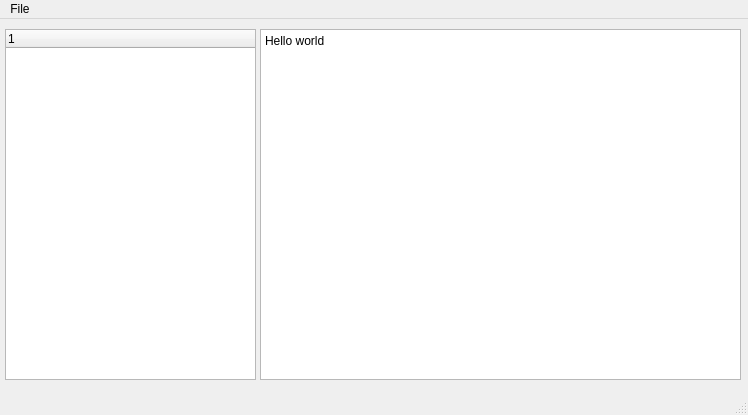
<?xml version="1.0" encoding="UTF-8"?>
<ui version="4.0">
 <class>MainWindow</class>
 <widget class="QMainWindow" name="MainWindow">
  <property name="geometry">
   <rect>
    <x>0</x>
    <y>0</y>
    <width>748</width>
    <height>415</height>
   </rect>
  </property>
  <property name="windowTitle">
   <string>Docs Editor</string>
  </property>
  <widget class="QWidget" name="centralwidget">
   <widget class="QPlainTextEdit" name="plainTextEdit">
    <property name="geometry">
     <rect>
      <x>260</x>
      <y>10</y>
      <width>481</width>
      <height>351</height>
     </rect>
    </property>
    <property name="plainText">
     <string>Hello world</string>
    </property>
   </widget>
   <widget class="QTreeWidget" name="treeWidget">
    <property name="geometry">
     <rect>
      <x>5</x>
      <y>10</y>
      <width>251</width>
      <height>351</height>
     </rect>
    </property>
    <column>
     <property name="text">
      <string notr="true">1</string>
     </property>
    </column>
   </widget>
  </widget>
  <widget class="QMenuBar" name="menubar">
   <property name="geometry">
    <rect>
     <x>0</x>
     <y>0</y>
     <width>748</width>
     <height>22</height>
    </rect>
   </property>
   <widget class="QMenu" name="menuFile">
    <property name="title">
     <string>File</string>
    </property>
    <widget class="QMenu" name="menuNew">
     <property name="title">
      <string>New</string>
     </property>
     <addaction name="actionFile"/>
     <addaction name="actionFolder"/>
    </widget>
    <addaction name="actionOpen"/>
    <addaction name="menuNew"/>
    <addaction name="actionDelete"/>
    <addaction name="actionSave"/>
    <addaction name="actionBuild"/>
   </widget>
   <addaction name="menuFile"/>
  </widget>
  <widget class="QStatusBar" name="statusbar">
   <property name="whatsThis">
    <string/>
   </property>
  </widget>
  <action name="actionOpen">
   <property name="text">
    <string>Open Project</string>
   </property>
  </action>
  <action name="actionFile">
   <property name="text">
    <string>File</string>
   </property>
  </action>
  <action name="actionFolder">
   <property name="text">
    <string>Folder</string>
   </property>
  </action>
  <action name="actionBuild">
   <property name="text">
    <string>Build</string>
   </property>
  </action>
  <action name="actionSave">
   <property name="text">
    <string>Save</string>
   </property>
  </action>
  <action name="actionDelete">
   <property name="text">
    <string>Delete</string>
   </property>
  </action>
 </widget>
 <tabstops>
  <tabstop>treeWidget</tabstop>
  <tabstop>plainTextEdit</tabstop>
 </tabstops>
 <resources/>
 <connections/>
</ui>
